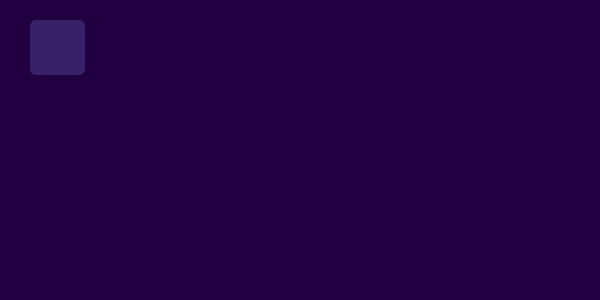
Frame 1 (no input)
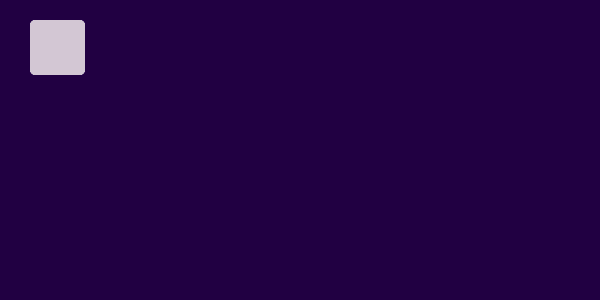
Frame 60 (the mouse pressed at the canvas centre just before this capture)
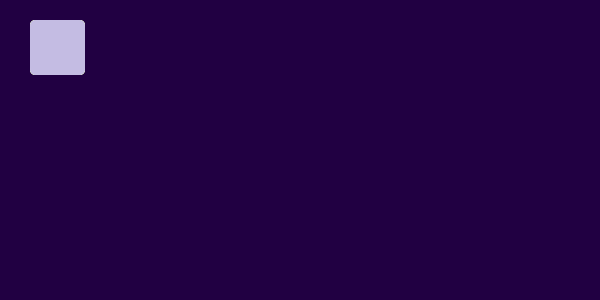
Frame 120 (the mouse held since frame 60 and released just before this capture)

The Processing sketch that drew these frames (run headless with seeded random() and noise(); from frame 60 on, the mouse is pressed at the canvas centre):

// Processing sketch: processing_171590
// ── processing_171590.pde

void setup() {
size(600,300);
background(33,00,66);
colorMode(HSB);

}

void draw() {
noStroke();
 fill(random(255),100,255,50);
 
 rect(30, 20, 55, 55, 7);


}
